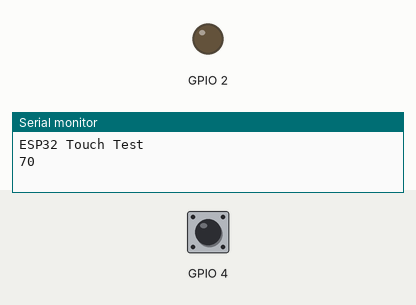
A sketch run on a simulated ESP32. Shown: output pins drawn as LEDs (lit = HIGH), the last lines printed to the serial monitor. The test bench sets the inputs (shaded band); at power-on: GPIO 4 HIGH.

Above: at 1.1 s.
At 2.1 s:
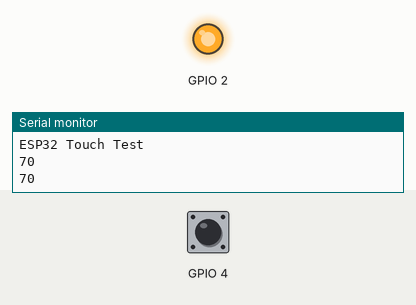
Timing chart, 0 to 3.6 s (numbered marks = the images above):
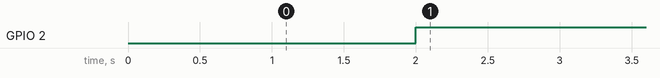

Measured:
- by itself, GPIO 2: LOW → HIGH at 2.0 s

The sketch:

first.ino
```cpp
// ESP32 Touch Test
// Just test touch pin - Touch2 is T2 which is on GPIO 2.

#include <Arduino.h>

void setup() {
  Serial.begin(115200);
  delay(1000);  // give me time to bring up serial monitor
  Serial.println("ESP32 Touch Test");
  pinMode(2,OUTPUT);
}

void loop() {
  Serial.println(touchRead(4));  // get value using T2
  delay(1000);
  if(touchRead(4)<1200){
    digitalWrite(2, HIGH);
  }
  else
  {
    digitalWrite(2,LOW);
  }
}
```
